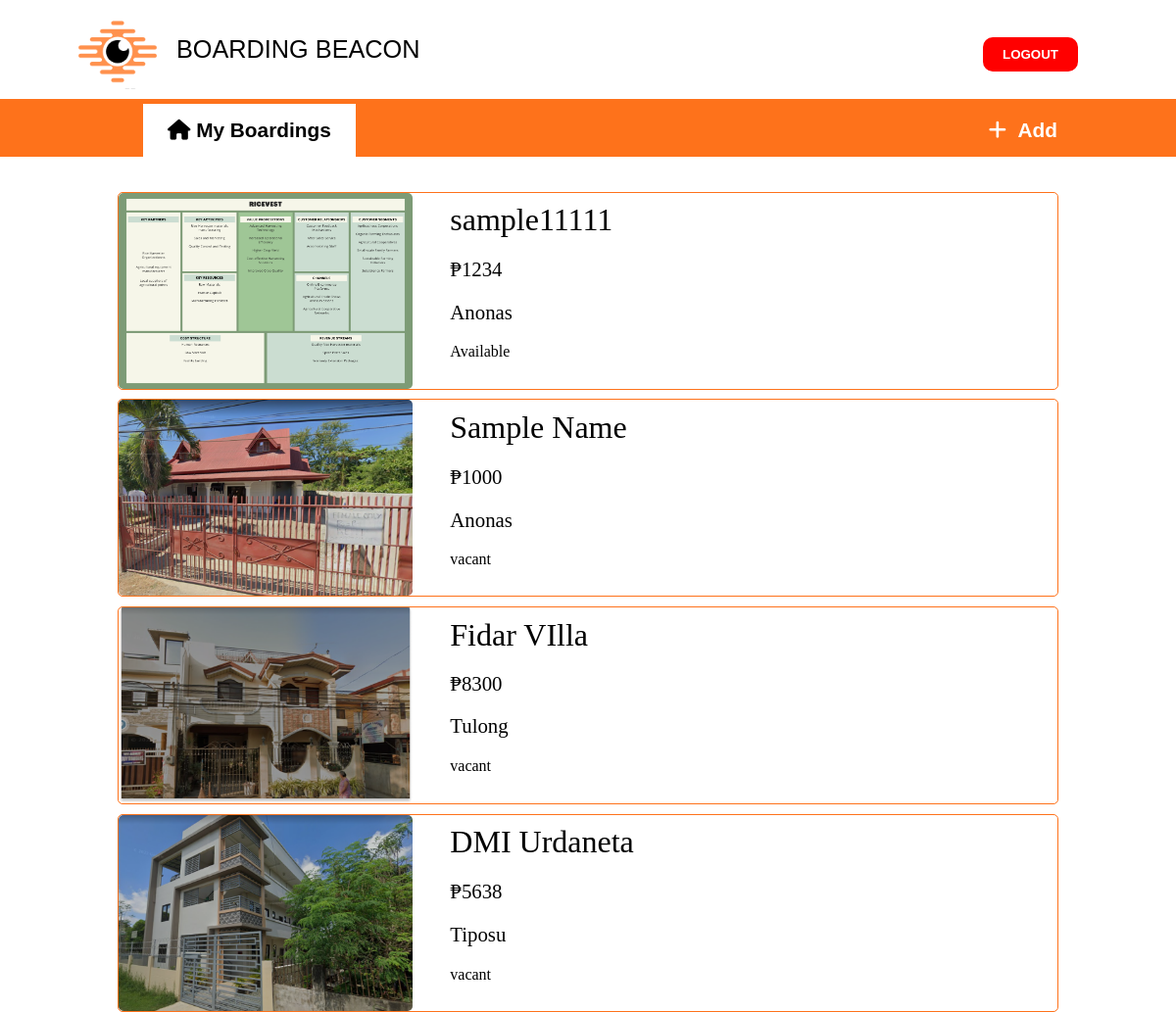
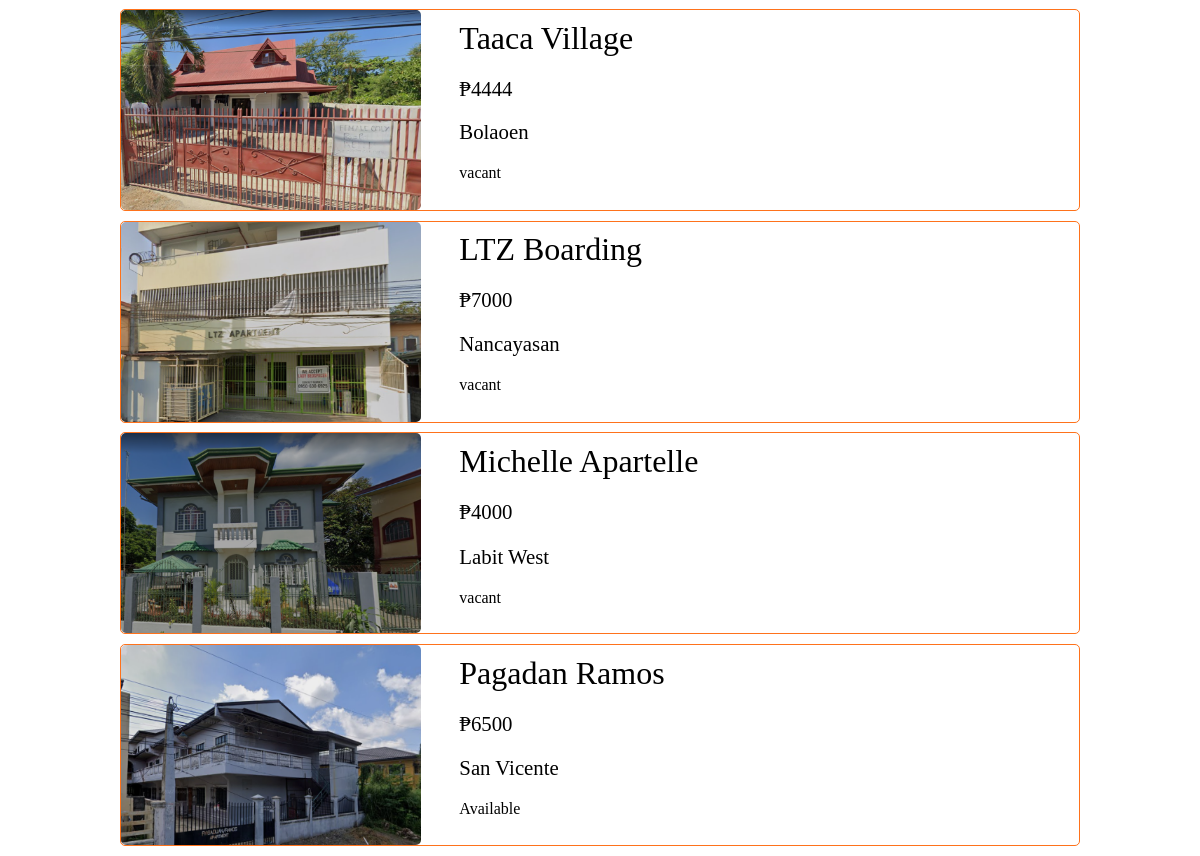
Page /owner-boardings.php on the committed database (2 pictures, top to bottom).
### tables this page shows
CREATE TABLE `boarding` (
  `boardID` int(11) NOT NULL,
  `bName` varchar(255) NOT NULL,
  `addressID` varchar(255) NOT NULL,
  `bDescription` longtext NOT NULL,
  `bPrice` double NOT NULL,
  `bUnitNo` int(11) NOT NULL,
  `bImage` varchar(255) NOT NULL,
  `bImg1` varchar(255) NOT NULL,
  `bImg2` varchar(255) NOT NULL,
  `bImg3` varchar(255) NOT NULL,
  `bImg4` varchar(255) NOT NULL,
  `bImg5` varchar(255) NOT NULL,
  `bImg6` varchar(255) NOT NULL,
  `bStatus` varchar(255) NOT NULL
);

CREATE TABLE `address` (
  `addressID` varchar(255) NOT NULL,
  `barangay` varchar(255) NOT NULL
);

### owner-boardings.php (the view, shortened to what this page needs)
<?php
require 'db.php';
?>
<!DOCTYPE html>
<html lang="en">
<head>
    <link rel="stylesheet" href="css/owner-boardings4.css">
</head>
<body>
    <header>
        <div class="top-section">
            <img class="logo" src="images/image-logo.png" alt="PSU Logo">
            <label>BOARDING<span class="university-name"> BEACON</span></label>
        </div>
        <form action="owner-boardings.php" method="post">
            <div class="system-name">
                <button type="submit" name="logout" id="logout">LOGOUT</button>
            </div>
        </form>
    </header>
    <nav class="navi">
        <ul>
            <li id="left-nav">
                <a href="" id="selected"><i class="fa-solid fa-house"></i> My Boardings</a>
            </li>
        </ul>
        <ul>
            <li id="project">
                <a href="upload.php"><i class="fa-solid fa-plus"></i>&nbsp&nbspAdd</a>
            </li>
        </ul>
    </nav>
    <div class="container">
    <?php
        $dataset = $con->query("SELECT * FROM boarding INNER JOIN address ON boarding.addressID = address.addressID ORDER BY boardID DESC") or die("error");
        for ($i = 0; $i < $dataset->num_rows; $i ++) {
                $row = $dataset->fetch_assoc();
                if ($row) {
                    echo "
                    <a href='board-details-owner.php?id=" . $row['boardID'] . "'>
                        <div class='box' data-boarding-id='" . $row['boardID'] . "'>
                            <img src='images/" . $row['bImage'] . "' alt='images'>
                            <div class='labels'>
                                <label id='bName'>". $row['bName'] . "</label> <br>
                                <label id='bPrice'>₱" . $row['bPrice'] . "</label> <br>
                                <label id='bAddress'>" . $row['barangay'] . "</label> <br>
                                <label id='Bstatus'>" . $row['bStatus'] . "</label>
                            </div>
                        </div>
                    </a>
    ";
                }
            }
        ?>
    </div>
</body>
</html>

### css/owner-boardings4.css (style rules this page uses)
* { margin: 0; padding: 0; box-sizing: border-box; }
header { display: flex; justify-content: space-between; align-items: center; font-family: "Poppins", sans-serif; }
.system-name { margin-right: 100px; font-size: 1.48rem; margin-top: 10px; }
#logout { padding: 10px 20px; background-color: red; color: #fff; border: 0; border-radius: 10px; font-weight: bold; }
.top-section { display: flex; align-items: center; padding: 10px 70px; background-color: white; position: sticky; }
.logo { max-width: 100px; margin-right: 10px; }
.top-section label { color: black; font-size: 1.58rem; }
#left-nav { margin-left: 50px; }
.navi { display: flex; justify-content: space-between; padding-top: 20px; padding-bottom: 15px; padding-left: 8%; padding-right: 8%; align-items: center; background-color: #FE721B; position: sticky; top: 0; font-family: "Poppins", sans-serif; }
#selected { background-color: #fff; color: black; }
.navi ul { display: flex; list-style: none; }
.navi ul li { font-family: "Poppins", sans-serif; font-size: 1.3rem; font-weight: bold; }
.navi ul li a { text-decoration: none; color: white; padding-left: 25px; padding-right: 25px; padding-top: 15px; padding-bottom: 16px; transition: all .5s ease; }
.container { display: flex; flex-direction: column; margin-left: 10%; margin-right: 10%; margin-top: 3%; width: 80%; }
.container a { border: solid #FE721B 1px; border-radius: 5px; text-decoration: none; color: black; margin-bottom: 1%; }
.box { display: flex; }
.box img { height: 200px; width: 300px; border-radius: 5px; }
.labels { display: flex; flex-direction: column; margin-left: 4%; margin-top: 1%; }
#bName { font-size: 2rem; margin-bottom: 1%; }
#bAddress { font-size: 1.3rem; margin-bottom: 1%; }
#bPrice { font-size: 1.3rem; margin-bottom: 1%; }

### rows in the picture
boarding: bImage (picture), bName "sample11111", bPrice "1234", addressID.barangay "Anonas", bStatus "Available"
boarding: bImage (picture), bName "Sample Name", bPrice "1000", addressID.barangay "Anonas", bStatus "vacant"
boarding: bImage (picture), bName "Fidar VIlla", bPrice "8300", addressID.barangay "Tulong", bStatus "vacant"
boarding: bImage (picture), bName "DMI Urdaneta", bPrice "5638", addressID.barangay "Tiposu", bStatus "vacant"
boarding: bImage (picture), bName "Taaca Village", bPrice "4444", addressID.barangay "Bolaoen", bStatus "vacant"
boarding: bImage (picture), bName "LTZ Boarding", bPrice "7000", addressID.barangay "Nancayasan", bStatus "vacant"
boarding: bImage (picture), bName "Michelle Apartelle", bPrice "4000", addressID.barangay "Labit West", bStatus "vacant"
boarding: bImage (picture), bName "Pagadan Ramos", bPrice "6500", addressID.barangay "San Vicente", bStatus "Available"
